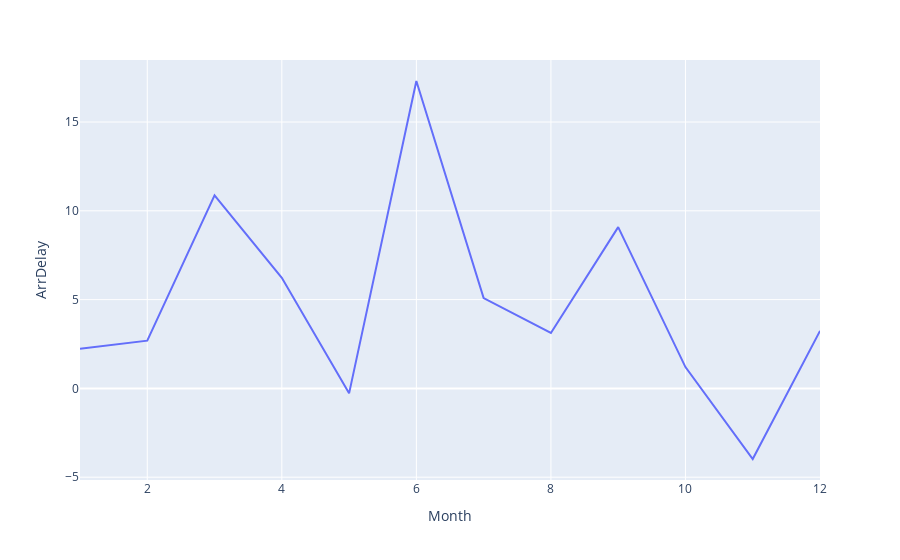

Notebook code for this chart:
### Markdown cell above
#### To do:

*   Create a line plot with x-axis being the month and y-axis being computed average delay time. Update plot title,\
    xaxis, and yaxis title.

*   Hint: Scatter and line plot vary by updating mode parameter.

### Code cell
# Create line plot here
fig = px.line(line_data, x="Month", y="ArrDelay")
fig.show()

### Figure 1 — Plotly figure (JSON) as saved in the notebook; plotly's stock layout.template omitted (floating-point values rounded to 4 significant figures)
{"data": [{"hovertemplate": "Month=%{x}<br>ArrDelay=%{y}<extra></extra>", "legendgroup": "", "line": {"color": "#636efa", "dash": "solid"}, "marker": {"symbol": "circle"}, "mode": "lines", "name": "", "orientation": "v", "showlegend": false, "type": "scatter", "x": [1, 2, 3, 4, 5, 6, 7, 8, 9, 10, 11, 12], "xaxis": "x", "y": [2.233, 2.688, 10.87, 6.229, -0.2791, 17.31, 5.089, 3.122, 9.081, 1.2, -3.975, 3.241], "yaxis": "y"}], "layout": {"autosize": true, "legend": {"tracegroupgap": 0}, "margin": {"t": 60}, "xaxis": {"anchor": "y", "autorange": true, "domain": [0, 1], "range": [1, 12], "title": {"text": "Month"}, "type": "linear"}, "yaxis": {"anchor": "x", "autorange": true, "domain": [0, 1], "range": [-5.158, 18.49], "title": {"text": "ArrDelay"}, "type": "linear"}}}
